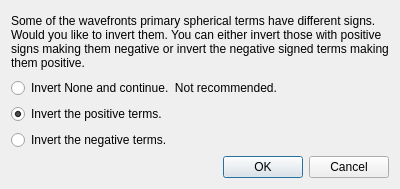
<?xml version="1.0" encoding="UTF-8"?>
<ui version="4.0">
 <class>CCSwappedDlg</class>
 <widget class="QDialog" name="CCSwappedDlg">
  <property name="geometry">
   <rect>
    <x>0</x>
    <y>0</y>
    <width>400</width>
    <height>189</height>
   </rect>
  </property>
  <property name="windowTitle">
   <string>Warning for Averaging operation.</string>
  </property>
  <layout class="QGridLayout" name="gridLayout">
   <item row="0" column="0">
    <widget class="QLabel" name="label">
     <property name="text">
      <string>Some of the wavefronts primary spherical terms have different signs.  Would you like to invert them. You can either invert those with positive signs making them negative or invert the negative signed terms making them positive.</string>
     </property>
     <property name="wordWrap">
      <bool>true</bool>
     </property>
    </widget>
   </item>
   <item row="1" column="0">
    <widget class="QRadioButton" name="noneRb">
     <property name="text">
      <string>Invert None and continue.  Not recommended.</string>
     </property>
    </widget>
   </item>
   <item row="2" column="0">
    <widget class="QRadioButton" name="positiveRb">
     <property name="text">
      <string>Invert the positive terms.</string>
     </property>
     <property name="checked">
      <bool>true</bool>
     </property>
    </widget>
   </item>
   <item row="3" column="0">
    <widget class="QRadioButton" name="negativeRb">
     <property name="text">
      <string>Invert the negative terms.</string>
     </property>
    </widget>
   </item>
   <item row="4" column="0">
    <widget class="QDialogButtonBox" name="buttonBox">
     <property name="orientation">
      <enum>Qt::Horizontal</enum>
     </property>
     <property name="standardButtons">
      <set>QDialogButtonBox::Cancel|QDialogButtonBox::Ok</set>
     </property>
    </widget>
   </item>
  </layout>
 </widget>
 <resources/>
 <connections>
  <connection>
   <sender>buttonBox</sender>
   <signal>accepted()</signal>
   <receiver>CCSwappedDlg</receiver>
   <slot>accept()</slot>
   <hints>
    <hint type="sourcelabel">
     <x>248</x>
     <y>254</y>
    </hint>
    <hint type="destinationlabel">
     <x>157</x>
     <y>274</y>
    </hint>
   </hints>
  </connection>
  <connection>
   <sender>buttonBox</sender>
   <signal>rejected()</signal>
   <receiver>CCSwappedDlg</receiver>
   <slot>reject()</slot>
   <hints>
    <hint type="sourcelabel">
     <x>316</x>
     <y>260</y>
    </hint>
    <hint type="destinationlabel">
     <x>286</x>
     <y>274</y>
    </hint>
   </hints>
  </connection>
 </connections>
</ui>
